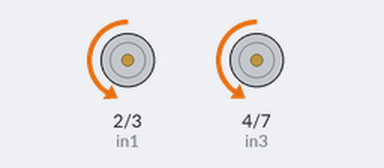
The sketch below on a simulated Arduino Uno, built with avr-gcc and run on an emulated ATmega328P. Parts: motor-driver pin pairs drawn as motors (green arrow = first pin HIGH = forward, orange = second pin HIGH = backward, longer = more drive, scaled by the enable pin).

Above: at 3.0 s.
At 12.0 s:
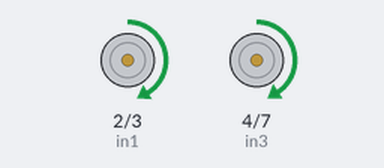
At 16.5 s:
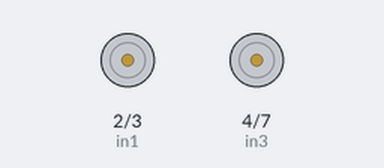
Timing chart, 0 to 23.4 s (numbered marks = the images above):
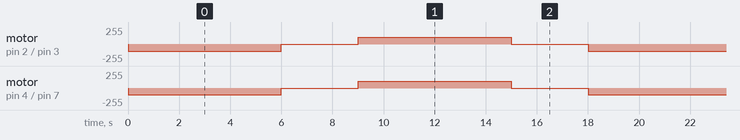

Measured:
- by itself, motor on pin 2 (in1) / pin 3 (in2): repeats every 18.0 s: stopped 3.0 s, forward 105/255 6.0 s, stopped 3.0 s, backward 105/255 6.0 s
- by itself, motor on pin 4 (in3) / pin 7 (in4): repeats every 18.0 s: stopped 3.0 s, forward 103/255 6.0 s, stopped 3.0 s, backward 103/255 6.0 s

The sketch:

Coba_Motor.ino
```cpp
#define enA 5
#define in1 2
#define in2 3
#define enB 6
#define in3 4
#define in4 7
int motorSpeedA = 0;
int motorSpeedB = 0;


void setup() {
  pinMode(enA, OUTPUT);
  pinMode(enB, OUTPUT);
  pinMode(in1, OUTPUT);
  pinMode(in2, OUTPUT);
  pinMode(in3, OUTPUT);
  pinMode(in4, OUTPUT);
}


void loop() {
    motorSpeedA = 105;
    motorSpeedB = 103;
    analogWrite(enA, motorSpeedA); // Send PWM signal to motor A
    analogWrite(enB, motorSpeedB); // Send PWM signal to motor B
    // Set Motor A Maju
    digitalWrite(in1, LOW);
    digitalWrite(in2, HIGH);
    // Set Motor B Maju
    digitalWrite(in3, LOW);
    digitalWrite(in4, HIGH);
    delay(6000);
    // Set Motor A Stop
    digitalWrite(in1, LOW);
    digitalWrite(in2, LOW);
    // Set Motor B Stop
    digitalWrite(in3, LOW);
    digitalWrite(in4, LOW);
    delay(3000);
    // Set Motor A Mundur
    digitalWrite(in1, HIGH);
    digitalWrite(in2, LOW);
    // Set Motor B Mundur
    digitalWrite(in3, HIGH);
    digitalWrite(in4, LOW);
    delay(6000);
    //Set Motor A Stop
    digitalWrite(in1, LOW);
    digitalWrite(in2, LOW);
    // Set Motor B Stop
    digitalWrite(in3, LOW);
    digitalWrite(in4, LOW);
    delay(3000);

}
```
